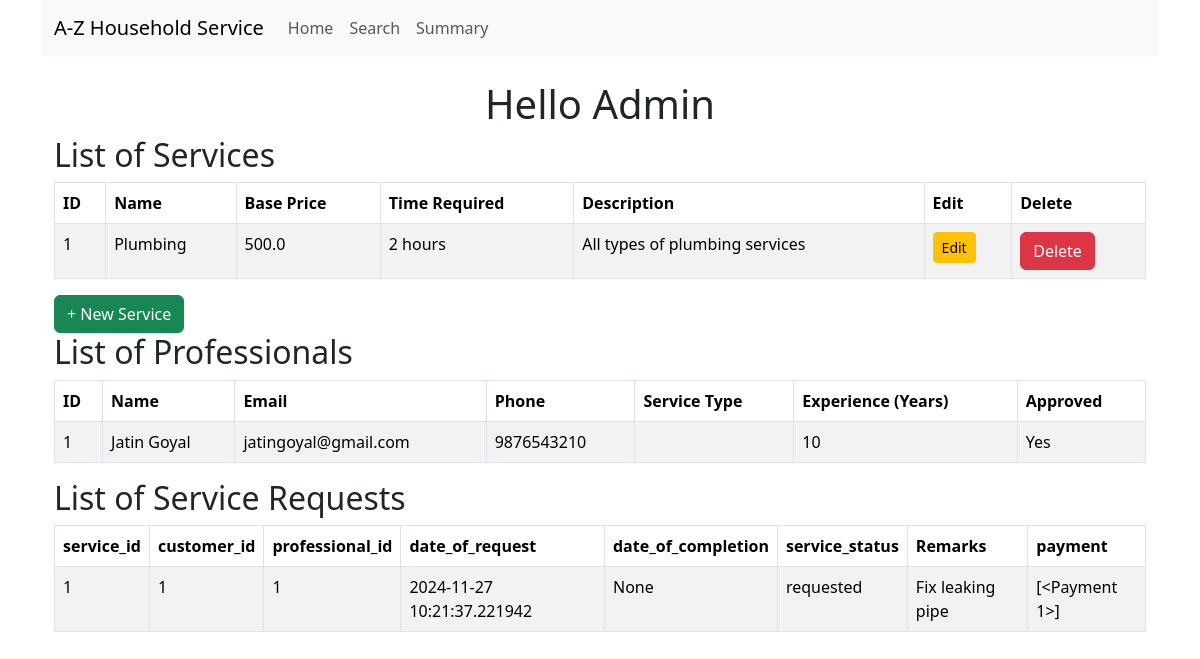
The page /admin/home on the database as committed earlier.
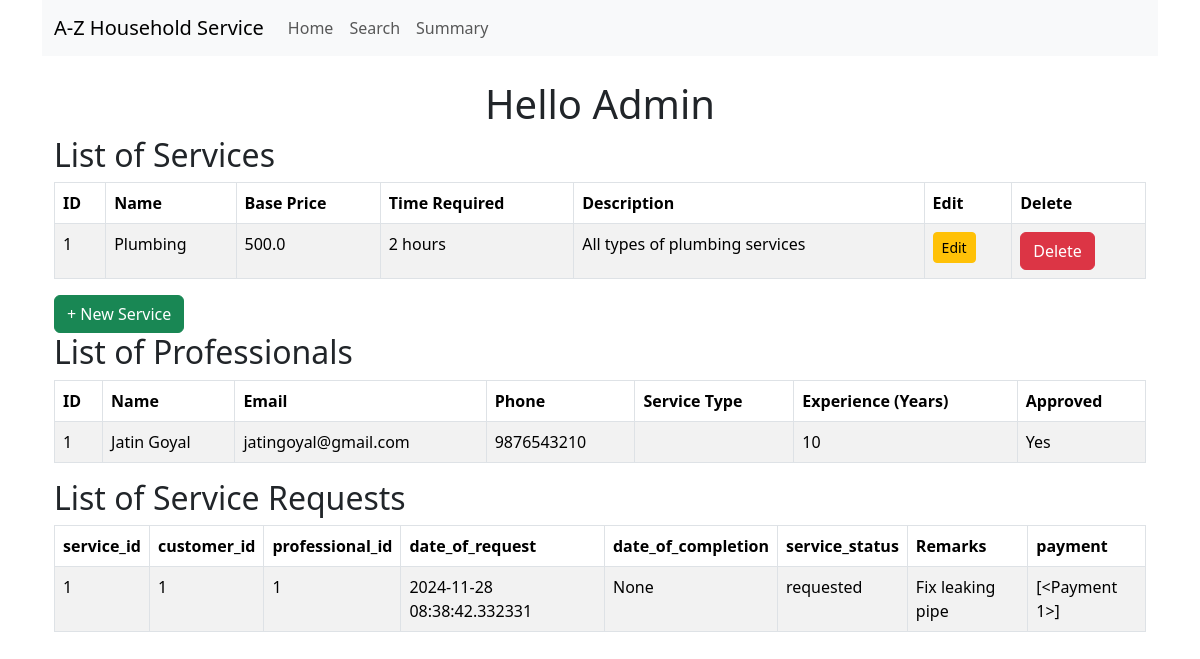
The same page on the database as committed later.
### models.py (models this page shows, shortened)
class BaseModel(db.Model):
    __abstract__ = True  # This makes it an abstract class, not a table in the database
    id = db.Column(db.Integer, primary_key=True)
    created_at = db.Column(db.DateTime, default=datetime.utcnow, nullable=False)  # Ensure it's not nullable
    modified_at = db.Column(db.DateTime, default=datetime.utcnow, onupdate=datetime.utcnow, nullable=False)  # Ensure it's not nullable

class Service(BaseModel):
    __tablename__ = 'service'
    name = db.Column(db.String(150), nullable=False)
    base_price = db.Column(db.Float, nullable=True)  # Made nullable
    time_required = db.Column(db.String(50), nullable=True)  # Made nullable
    description = db.Column(db.Text, nullable=True)  # Made nullable
    professional_id = db.Column(db.Integer, db.ForeignKey('service_professional.id'), nullable=True)
    professional = db.relationship('ServiceProfessional', backref='services', lazy=True)

class ServiceProfessional(BaseModel):
    __tablename__ = 'service_professional'
    username = db.Column(db.String(150), unique=True, nullable=False)
    password_hash = db.Column(db.String(200), nullable=False)
    name = db.Column(db.String(150), nullable=True)  # Made nullable
    email = db.Column(db.String(150), unique=True, nullable=True)  # Made nullable
    phone = db.Column(db.String(20), unique=True, nullable=True)  # Made nullable
    experience = db.Column(db.Integer, nullable=True)  # Made nullable
    description = db.Column(db.Text, nullable=True)  # Made nullable
    approved = db.Column(db.Boolean, default=False, nullable=True)  # Made nullable

class ServiceRequest(BaseModel):
    __tablename__ = 'service_request'
    service_id = db.Column(db.Integer, db.ForeignKey('service.id'), nullable=True)  # Made nullable
    customer_id = db.Column(db.Integer, db.ForeignKey('customer.id'), nullable=False)
    professional_id = db.Column(db.Integer, db.ForeignKey('service_professional.id'), nullable=True)
    date_of_request = db.Column(db.DateTime, default=datetime.utcnow, nullable=True)  # Made nullable
    date_of_completion = db.Column(db.DateTime, nullable=True)  # Made nullable
    service_status = db.Column(db.String(50), default="requested", nullable=True)  # Made nullable
    remarks = db.Column(db.Text, nullable=True)  # Made nullable
    payment = db.relationship('Payment', backref='service_request', lazy=True)

### routes.py (the view)
@app.route('/admin/home')
def admin_home():
    professionals = ServiceProfessional.query.all()
    services = Service.query.all()
    service_requests = ServiceRequest.query.all()
    return render_template(
        'admin/home.html',
        professionals=professionals,
        services=services,
        service_requests=service_requests
    )

### templates/admin/home.html (shortened to what this page needs)
{% extends 'layout.html' %}
{% block content %}
    <div class="container">
        <h1 class="text-center">Hello Admin</h1>
        <h2>List of Services</h2>
        <div class="table-responsive">
            <table class="table table-bordered table-striped">
                <thead>
                    <tr>
                        <th>ID</th>
                        <th>Name</th>
                        <th>Base Price</th>
                        <th>Time Required</th>
                        <th>Description</th>
                        <th>Edit</th>
                        <th>Delete</th>
                    </tr>
                </thead>
                <tbody>
                    {% for service in services %}
                        <tr>
                            <td>{{ service.id }}</td>
                            <td>{{ service.name }}</td>
                            <td>{{ service.base_price }}</td>
                            <td>{{ service.time_required }}</td>
                            <td>{{ service.description }}</td>
                            <td>
                                <button type="button" class="btn btn-warning btn-sm" data-bs-toggle="modal" data-bs-target="#newServiceModal"
                                        data-service-id="{{ service.id }}"
                                        data-service-name="{{ service.name }}"
                                        data-service-description="{{ service.description }}"
                                        data-service-base-price="{{ service.base_price }}"
                                        data-service-time-required="{{ service.time_required }}">
                                    Edit
                                </button>
                            </td>
                            <td>
                                <form method="post" action="delete_service/{{ service.id }}" onsubmit="return confirm('Are you sure you want to delete this service?');">
                                    <button type="submit" class="btn btn-danger">Delete</button>
                                </form>
                            </td>
                        </tr>
                    {% endfor %}
                </tbody>
            </table>
            <button type="button" class="btn btn-success pull-right" data-bs-toggle="modal" data-bs-target="#newServiceModal">
                + New Service
            </button>
        </div>
        <h2>List of Professionals</h2>
        <div class="table-responsive">
            <table class="table table-bordered table-striped">
                <thead>
                    <tr>
                        <th>ID</th>
                        <th>Name</th>
                        <th>Email</th>
                        <th>Phone</th>
                        <th>Service Type</th>
                        <th>Experience (Years)</th>
                        <th>Approved</th>
                    </tr>
                </thead>
                <tbody>
                    {% for professional in professionals %}
                        <tr>
                            <td>{{ professional.id }}</td>
                            <td>{{ professional.name }}</td>
                            <td>{{ professional.email }}</td>
                            <td>{{ professional.phone }}</td>
                            <td>{{ professional.service_type }}</td>
                            <td>{{ professional.experience }}</td>
                            <td>{{ 'Yes' if professional.approved else 'No' }}</td>
                        </tr>
                    {% endfor %}
                </tbody>
            </table>
        </div>
        <h2>List of Service Requests</h2>
        <div class="table-responsive">
            <table class="table table-bordered table-striped">
                <thead>
                    <tr>
                        <th>service_id</th>
                        <th>customer_id</th>
                        <th>professional_id</th>
                        <th>date_of_request</th>
                        <th>date_of_completion</th>
                        <th>service_status</th>
                        <th>Remarks</th>
                        <th>payment</th>
                    </tr>
                </thead>
                <tbody>
                    {% for request in service_requests %}
                        <tr>
                            <td>{{ request.service_id }}</td>
                            <td>{{ request.customer_id }}</td>
                            <td>{{ request.professional_id}}</td>
                            <td>{{ request.date_of_request  }}</td>
                            <td>{{ request.date_of_completion }}</td>
                            <td>{{ request.service_status }}</td>
                            <td>{{ request.remarks }}</td>
                            <td>{{ request.payment }}</td>
                        </tr>
                    {% endfor %}
                </tbody>
            </table>
        </div>
    </div>
    {% endblock %}

### templates/layout.html (shortened to what this page needs)
<!DOCTYPE html>
<html lang="en">
<head>
    <link rel="stylesheet" href="https://cdn.jsdelivr.net/npm/bootstrap@5.3.3/dist/css/bootstrap.min.css">
</head>
<body>
    <div class="container">
        <nav class="navbar navbar-expand-lg navbar-light bg-light">
            <div class="container-fluid">
                <a class="navbar-brand" href="#">A-Z Household Service</a>
                <div class="collapse navbar-collapse" id="navbarNav">
                    <ul class="navbar-nav">
                        <li class="nav-item"><a class="nav-link" href="#">Home</a></li>
                        <li class="nav-item"><a class="nav-link" href="#">Search</a></li>
                        <li class="nav-item"><a class="nav-link" href="#">Summary</a></li>
                    </ul>
                </div>
            </div>
        </nav>
        <div class="content mt-4">
            {% block content %}
            {% endblock %}
        </div>
    </div>
</body>
</html>

Rows that differ between the two databases and show on the page:
changed ServiceRequest "None": date_of_request "2024-11-27 10:21:37.221942" → "2024-11-28 08:38:42.332331"
